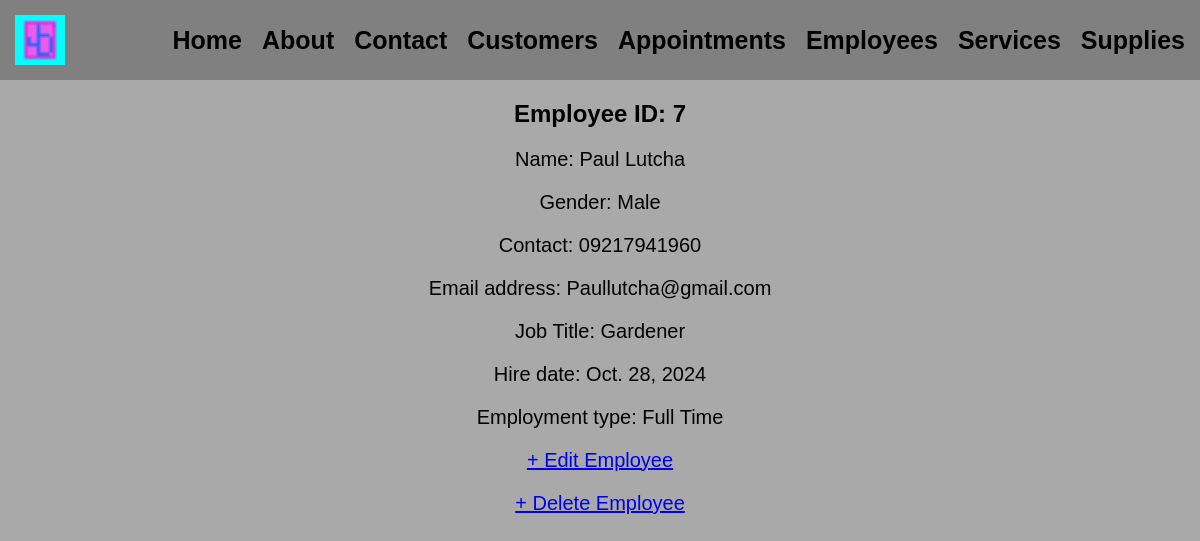
Page /employee/7 on the committed database.
### app/models.py (models this page shows, shortened)
class Employee(models.Model):
    JOB_TITLES = [
        ('Gardener', 'Gardener'),
        ('Maintenance Technician', 'Maintenance Technician'),
        ('Horticulturist', 'Horticulturist'),
    ]
    employee_id = models.AutoField(primary_key=True)
    first_name = models.CharField(max_length=100)
    last_name = models.CharField(max_length=100)
    gender = models.CharField(max_length=10)
    contacts = models.CharField(max_length=15)
    email = models.EmailField(max_length=255)
    job_title = models.CharField(max_length=100, choices=JOB_TITLES)
    hire_date = models.DateField()
    employment_type = models.CharField(max_length=50)

### app/views.py (the view)
# urls.py: path('employee/<int:pk>', EmployeeDetailView.as_view(), name='employee_detail'),
class EmployeeDetailView(DetailView):
    model = Employee
    context_object_name = 'employees'
    template_name = 'app/Employees_detail.html'

### app/templates/app/Employees_detail.html
{% extends 'app/base.html' %}
{% load static %}
{% block content %}
        <div class="employees">
            <h2>Employee ID: {{ employees.employee_id }}</h2>
            <p>Name: {{ employees.first_name }} {{ employees.last_name }}</p>
            <p>Gender: {{ employees.gender }}</p>
            <p>Contact: {{ employees.contacts }}</p>
            <p>Email address: {{ employees.email }}</p>
            <p>Job Title: {{ employees.job_title }}</p>
            <p>Hire date: {{ employees.hire_date }}</p>
            <p>Employment type: {{ employees.employment_type }}</p>
        </div>
        <p><a href="{% url 'employee_update' employees.pk %}">+ Edit Employee</a></p>
        <p><a href="{% url 'employee_delete' employees.pk %}">+ Delete Employee</a></p>
{% endblock content %}

### static/css/base.css (style rules this page uses)
body { font-family: Arial, sans-serif; margin: 0; padding: 0; background-color: darkgray; }
h2 { text-align:center; }
p { text-align: Center; font-size: 20px; }

### rows in the picture
Employee: employee_id "7", first_name "Paul", last_name "Lutcha", gender "Male", contacts "09217941960", email "Paullutcha@gmail.com", job_title "Gardener", hire_date "Oct. 28, 2024", employment_type "Full Time"
